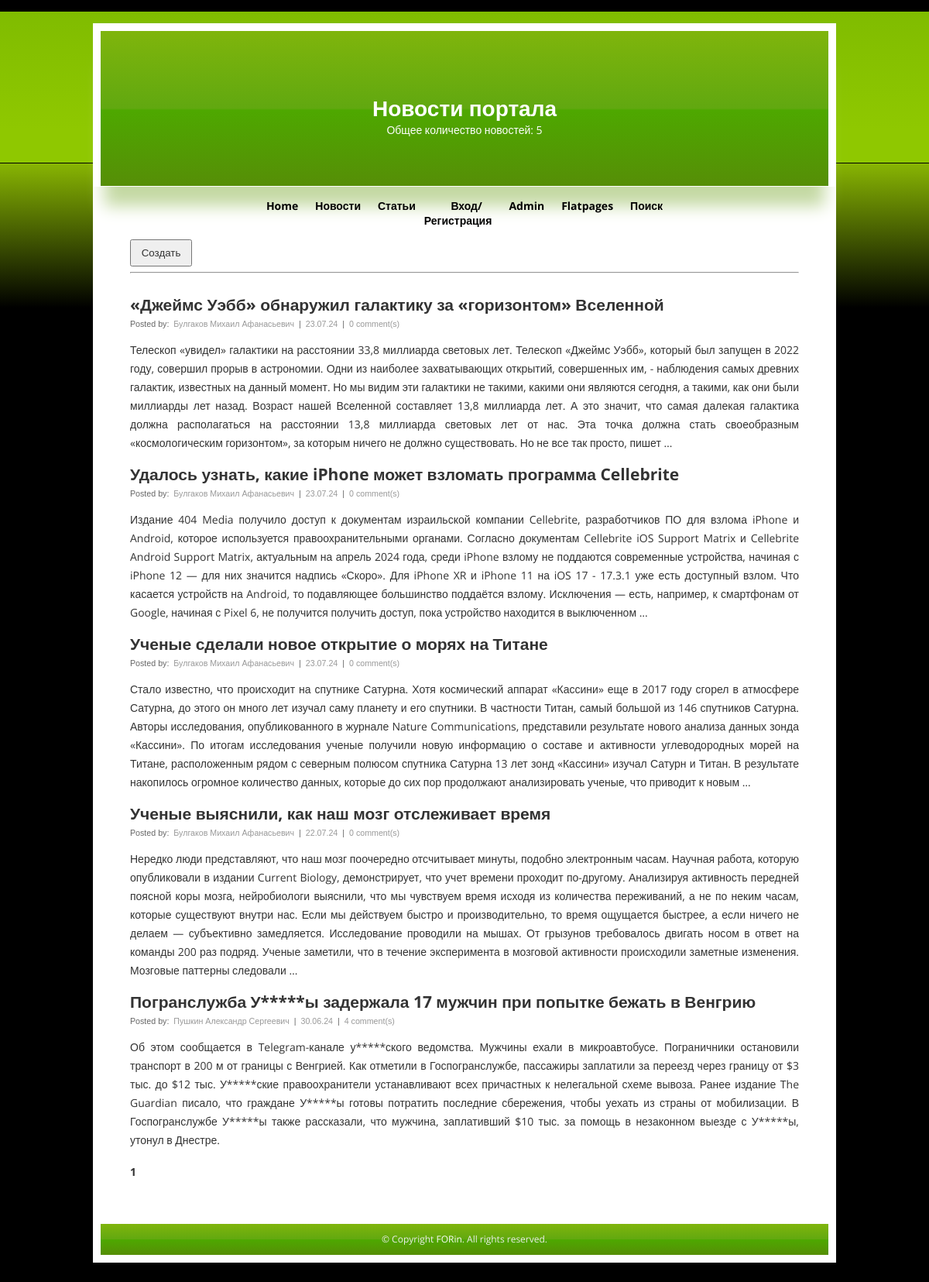
The page /news/ on the database as committed earlier.
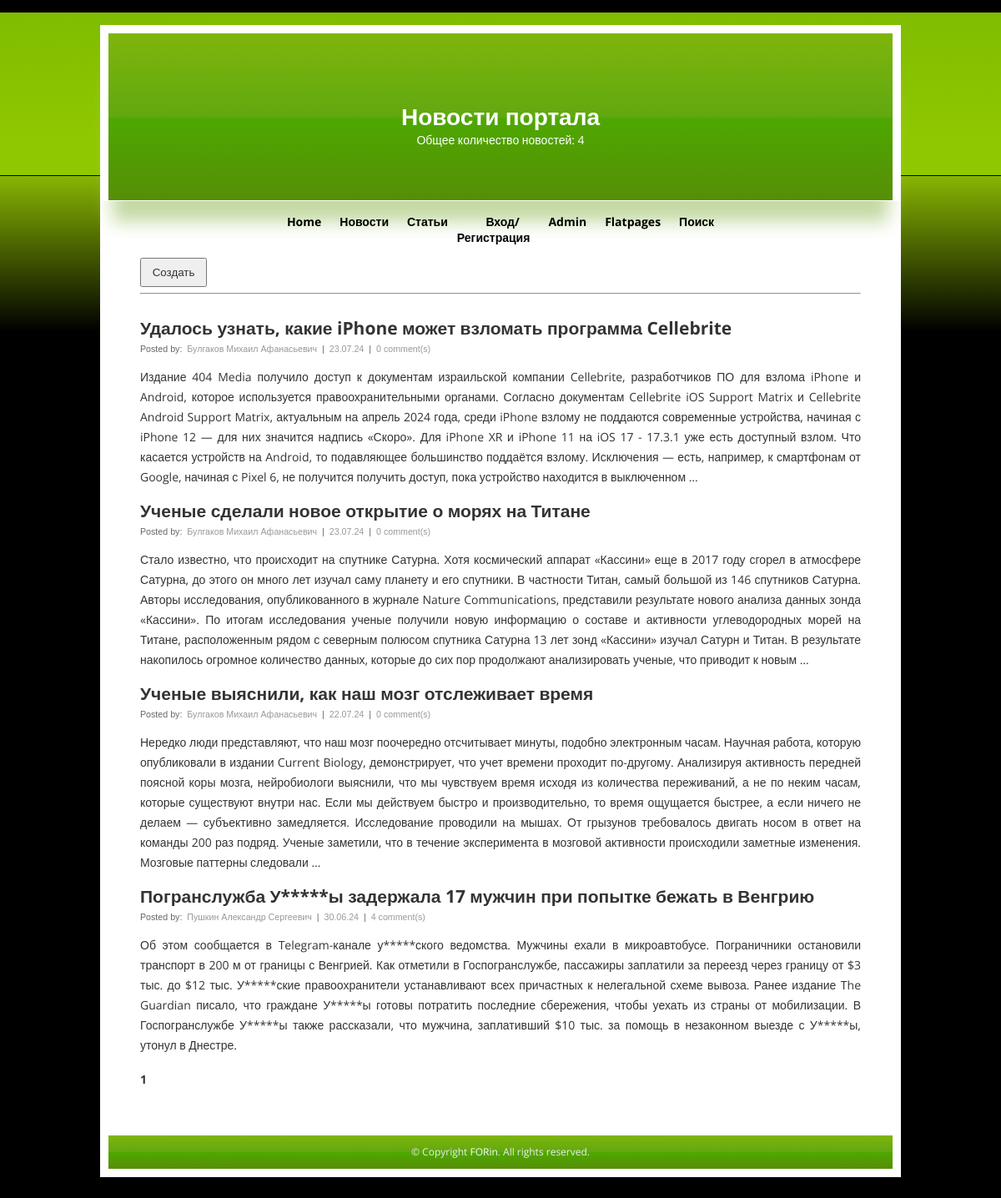
The same page on the database as committed later.
### np_post/models.py (models this page shows, shortened)
class Post(models.Model):
    title = models.CharField(max_length=170)
    text_post = models.TextField()
    rating = models.IntegerField(default=0)
    date_creation = models.DateTimeField(auto_now_add=True)
    publication_type = models.CharField(max_length=8, default=ARTICNEWS.NEWS, choices=(
        (ARTICNEWS.NEWS, 'Новость'), (ARTICNEWS.ARTICLE, 'Статья'),
    ))
    author = models.ForeignKey(Author, on_delete=models.RESTRICT, related_name='Posts')
    category = models.ManyToManyField(Category, related_name='post_category')

class Author(models.Model):
    full_name = models.CharField(max_length=50)
    rating = models.IntegerField(blank=True, default=0)
    user = models.OneToOneField(User, on_delete=models.CASCADE)

### np_post/views.py (the view)
class NewsList(ListView):
    model = Post
    queryset = Post.objects.filter(publication_type=ARTICNEWS.NEWS)
    ordering = '-date_creation'
    template_name = 'news.html'
    context_object_name = 'news'
    paginate_by = 7

### np_post/templatetags/censor_filters.py (called while the page is built)
@register.filter()
def censor(value):
    for curse_word in CURSE_WORDS:
        pattern = curse_word
        repl = len(curse_word) * '*'
        value = re.sub(pattern, repl, value)
    return value

### templates/news.html (shortened to what this page needs)
{% extends 'main.html' %}
{% load censor_filters %}
{% block header %}
    <h1><a href="#" title="Новости портала">Новости портала</a></h1>
    <p>Общее количество новостей: {{ news|length }}</p>
{% endblock header %}
{% block content %}
    <button type="button" name="button" style="width: 80px; height:35px;">
      <a href="create/" title="Создать">Создать</a>
    </button><br><hr><br>
    {% if news %}
        {% for new in news %}
		    <h2><a title="{{ new.title|censor }}" href="{{ new.id }}">{{ new.title|censor }}</a></h2>
		    <span class="author">Posted by: <a href="#">{{ new.author.full_name }}</a> |
            <a href="#">{{ new.date_creation|date:'d.m.y' }}</a> |
            <a href="#">{{ new.comment_set.all.count }} comment(s)</a></span>
		    <p>{{ new.text_post|censor|truncatewords:100 }}</p>
        {% endfor %}
    {% else %}
        <h2>Новостей нет!</h2>
    {% endif %}
{% endblock content %}

Rows that differ between the two databases and show on the page:
no longer on this page (row edited): Post: title|censor "«Джеймс Уэбб» обнаружил галактику за «горизонтом» Вселенной", author.full_name "Булгаков Михаил Афанасьевич", date_creation "23.07.24", comment_set.all.count "0", text_post|censor "Телескоп «увидел» галактики на расстоянии 33,8 миллиарда световых лет. Телескоп «Джеймс Уэбб», который был запущен в 2022 году, совершил прорыв в астрономии. Одни из наиболее захватывающих открытий, совершенных им, - наблюдения самых древних галактик, известных на данный момент. Но мы видим эти галактики не такими, какими они являются сегодня, а такими, как они были миллиарды лет назад. Возраст нашей Вселенной составляет 13,8 миллиарда лет. А это значит, что самая далекая галактика должна располагаться на расстоянии 13,8 миллиарда световых лет от нас. Эта точка должна стать своеобразным «космологическим горизонтом», за которым ничего не должно существовать. Но не все так просто, пишет …"
Other text that changed with them:
{{ news|length }}: "5" → "4"
